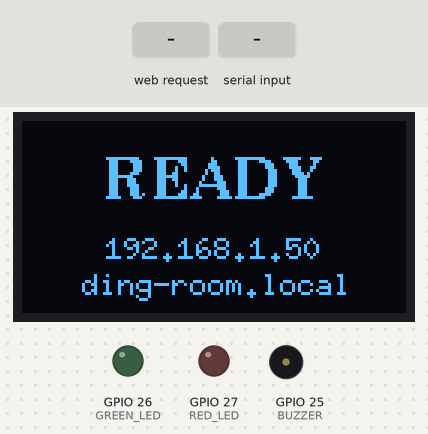
Simulated run of this sketch. Board: ESP32. Shown: 128×64 one-colour display, output pins drawn as LEDs (lit = HIGH), buzzer (waves = sounding). Dashed ring = blinking. The test bench sets the inputs (shaded band). WiFi joins after 1.5 s; servers stay silent unless stated; what the sketch prints to the serial monitor is not drawn.

Above: at 2.1 s.
2.2 s: HTTP request GET /state?light=1&tv=1&sos=1 received
At 2.46 s:
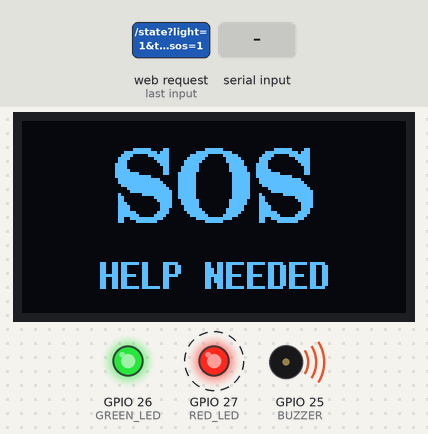
5.2 s: HTTP request GET /state?light=120&tv=120&sos=120 received
At 5.6 s:
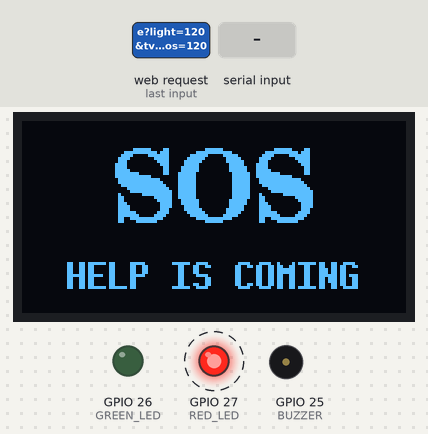
8.2 s: "OK\n" received over Serial
At 8.6 s:
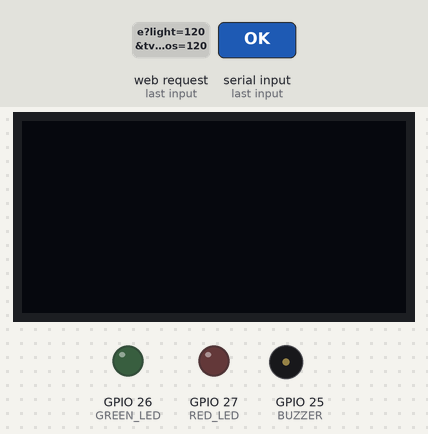
9.7 s: "TV\n" received over Serial
At 10.9 s:
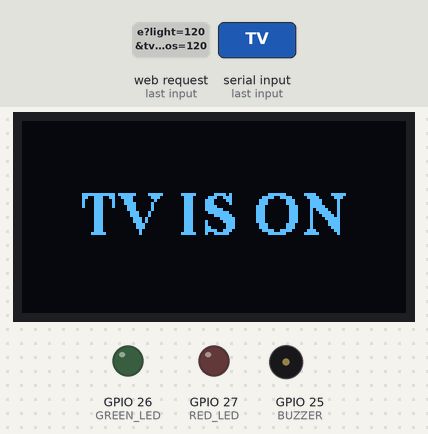
11.2 s: "O\n" received over Serial
At 11.46 s:
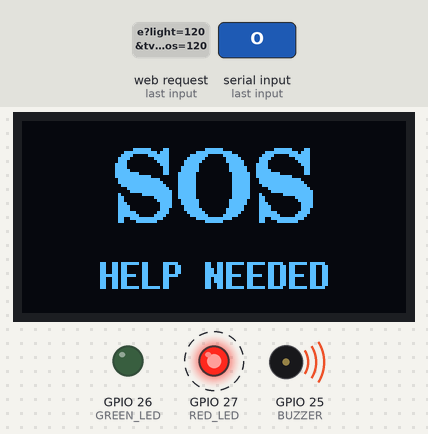
14.2 s: HTTP request GET /state?light=1 received
At 15.1 s:
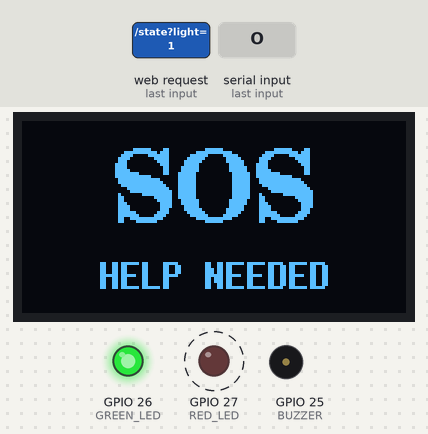
Timing chart, 0 to 18.2 s (numbered marks = the images above; inputs shaded):
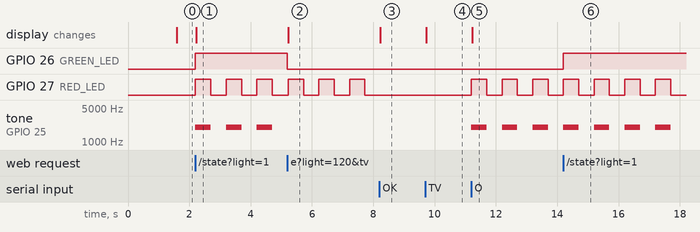

The sketch:

room_esp32.ino
```cpp
// DING room ESP32 (Arduino): the room's Light, TV and SOS alarm, driven by the hub over Wi-Fi.
//
// Wiring (same board as the TV control prototype):
//   OLED SH1106 128x64 I2C  VDD->3V3  GND->GND  SCK->GPIO 22  SDA->GPIO 21   = the TV
//   Green LED  GPIO 26 -> 220R -> LED(+), LED(-) -> GND                       = the light
//   Red LED    GPIO 27 -> 220R -> LED(+), LED(-) -> GND                       = SOS lamp
//   Buzzer     GPIO 25 -> buzzer(+), buzzer(-) -> GND (small buzzer only)     = SOS beep
//
// The hub (code/hub/devices.py) sends the whole room state on every change and every few
// seconds, so a rebooted board catches up by itself:
//   GET http://ding-room.local/state?light=0|1&tv=0|1&sos=0|1|2
//     sos: 0 = off, 1 = help needed (red blinks + beeps), 2 = help is coming (red blinks, quiet)
//   Any parameter may be left out. Replies with the state as JSON; GET / returns it too.
//
// Serial (115200, Newline) still works for bench tests, but a connected hub overrides it
// within a few seconds:  TV | TV OFF | G | G OFF | O (SOS) | OK (stop SOS) | STATUS
//
// Libraries: U8g2 by oliver. WiFi / WebServer / ESPmDNS come with the ESP32 core.
// Wi-Fi must be 2.4 GHz and the same network as the laptop running the hub.

#include <WiFi.h>
#include <WebServer.h>
#include <ESPmDNS.h>
#include <Wire.h>
#include <U8g2lib.h>

// ==========================================
// WI-FI
// ==========================================

const char* WIFI_SSID = "Amarnath\u2019s iPhone";  // the iPhone's name, curly apostrophe and all
const char* WIFI_PASS = "123456789";
const char* HOSTNAME  = "ding-room";               // -> http://ding-room.local
const unsigned long WIFI_RETRY_MS = 15000;          // the hotspot may come up after the board

// ==========================================
// PINS + TIMING
// ==========================================

#define OLED_SDA  21
#define OLED_SCL  22
#define GREEN_LED 26
#define RED_LED   27
#define BUZZER    25

const unsigned long BLINK_INTERVAL = 500;
const int BEEP_HZ = 2000;

U8G2_SH1106_128X64_NONAME_F_HW_I2C display(U8G2_R0, U8X8_PIN_NONE, OLED_SCL, OLED_SDA);
WebServer server(80);

// ==========================================
// ROOM STATE
// ==========================================

bool lightOn = false;
bool tvOn = false;
int sos = 0;                // 0 off, 1 help needed, 2 help is coming
bool heardFromHub = false;  // until then the screen shows READY + the address
bool wifiUp = false;
bool mdnsStarted = false;
unsigned long lastWifiKick = 0;

unsigned long lastBlink = 0;
bool blinkState = false;
bool redraw = true;

// ==========================================
// OLED
// ==========================================

void drawCentered(const char* text, int y) {
  int x = (128 - display.getStrWidth(text)) / 2;
  display.drawStr(x < 0 ? 0 : x, y, text);
}

void drawScreen() {
  display.clearBuffer();

  if (sos) {
    display.setFont(u8g2_font_ncenB24_tr);
    drawCentered("SOS", 34);
    display.setFont(u8g2_font_7x13B_tr);
    drawCentered(sos == 2 ? "HELP IS COMING" : "HELP NEEDED", 56);
  } else if (tvOn) {
    display.setFont(u8g2_font_ncenB14_tr);
    drawCentered("TV IS ON", 38);
  } else if (!heardFromHub) {
    display.setFont(u8g2_font_ncenB14_tr);
    drawCentered("READY", 26);
    display.setFont(u8g2_font_6x10_tr);
    if (wifiUp) {
      drawCentered(WiFi.localIP().toString().c_str(), 46);
      drawCentered("ding-room.local", 58);
    } else {
      drawCentered("Wi-Fi connecting...", 46);
    }
  }
  // TV off with the hub in charge: a dark screen, like a real TV.

  display.sendBuffer();
}

// ==========================================
// OUTPUTS
// ==========================================

void setLight(bool on) {
  if (on == lightOn) return;
  lightOn = on;
  digitalWrite(GREEN_LED, on ? HIGH : LOW);
  Serial.println(on ? "LIGHT ON" : "LIGHT OFF");
}

void setTv(bool on) {
  if (on == tvOn) return;
  tvOn = on;
  redraw = true;
  Serial.println(on ? "TV ON" : "TV OFF");
}

void setSos(int level) {
  level = constrain(level, 0, 2);
  if (level == sos) return;

  if (sos == 0) {
    // Start the blink on the very next loop, not half a second later
    blinkState = false;
    lastBlink = millis() - BLINK_INTERVAL;
  }
  sos = level;

  if (sos != 1) noTone(BUZZER);
  if (sos == 0) digitalWrite(RED_LED, LOW);

  redraw = true;
  Serial.println(sos == 0 ? "SOS OFF" : sos == 1 ? "SOS: HELP NEEDED" : "SOS: HELP IS COMING");
}

void blinkSos() {
  if (!sos || millis() - lastBlink < BLINK_INTERVAL) return;
  lastBlink = millis();
  blinkState = !blinkState;

  digitalWrite(RED_LED, blinkState ? HIGH : LOW);
  if (blinkState && sos == 1) {
    tone(BUZZER, BEEP_HZ);
  } else {
    noTone(BUZZER);
  }
}

// ==========================================
// HTTP (the hub)
// ==========================================

String stateJson() {
  return String("{\"light\":") + (lightOn ? "true" : "false") +
         ",\"tv\":" + (tvOn ? "true" : "false") +
         ",\"sos\":" + sos + "}";
}

void handleState() {
  if (server.hasArg("light")) setLight(server.arg("light") == "1");
  if (server.hasArg("tv"))    setTv(server.arg("tv") == "1");
  if (server.hasArg("sos"))   setSos(server.arg("sos").toInt());

  if (server.args() > 0 && !heardFromHub) {
    heardFromHub = true;
    redraw = true;
    Serial.println("HUB CONNECTED");
  }
  server.send(200, "application/json", stateJson());
}

void handleRoot() {
  server.send(200, "application/json", stateJson());
}

// ==========================================
// WI-FI
// ==========================================

void checkWifi() {
  bool up = WiFi.status() == WL_CONNECTED;
  if (!up && millis() - lastWifiKick > WIFI_RETRY_MS) {
    lastWifiKick = millis();
    WiFi.disconnect();
    WiFi.begin(WIFI_SSID, WIFI_PASS);
  }
  if (up == wifiUp) return;
  wifiUp = up;
  redraw = true;

  if (up) {
    if (mdnsStarted) MDNS.end();
    mdnsStarted = MDNS.begin(HOSTNAME);
    if (mdnsStarted) MDNS.addService("http", "tcp", 80);

    Serial.print("WIFI OK  http://");
    Serial.print(HOSTNAME);
    Serial.print(".local  http://");
    Serial.println(WiFi.localIP());
  } else {
    Serial.println("WIFI LOST, reconnecting...");
  }
}

// ==========================================
// SERIAL (bench testing)
// ==========================================

void printStatus() {
  Serial.print("STATE ");
  Serial.print(stateJson());
  Serial.print("  wifi=");
  Serial.println(wifiUp ? WiFi.localIP().toString() : String("down"));
}

void handleSerial() {
  if (Serial.available() == 0) return;

  String command = Serial.readStringUntil('\n');
  command.trim();
  command.toUpperCase();

  if (command == "TV")          setTv(true);
  else if (command == "TV OFF") setTv(false);
  else if (command == "G")      setLight(true);
  else if (command == "G OFF")  setLight(false);
  else if (command == "O")      setSos(1);
  else if (command == "OK")     setSos(0);
  else if (command == "STATUS") printStatus();
  else if (command.length() > 0) {
    Serial.println("Unknown command! Use: TV, TV OFF, G, G OFF, O, OK, STATUS");
  }
}

// ==========================================
// SETUP
// ==========================================

void setup() {
  Serial.begin(115200);
  Serial.setTimeout(100);

  pinMode(GREEN_LED, OUTPUT);
  pinMode(RED_LED, OUTPUT);
  pinMode(BUZZER, OUTPUT);
  digitalWrite(GREEN_LED, LOW);
  digitalWrite(RED_LED, LOW);
  noTone(BUZZER);

  display.begin();
  drawScreen();

  WiFi.mode(WIFI_STA);
  WiFi.setHostname(HOSTNAME);
  WiFi.setSleep(false);  // modem sleep adds 100+ ms to every command
  WiFi.setAutoReconnect(true);
  WiFi.begin(WIFI_SSID, WIFI_PASS);
  lastWifiKick = millis();

  server.on("/", handleRoot);
  server.on("/state", handleState);
  server.begin();

  Serial.println();
  Serial.println("================================");
  Serial.println("        DING ROOM ESP32");
  Serial.println("================================");
  Serial.println("Green = light, OLED = TV, red + buzzer = SOS");
  Serial.println("Serial: TV, TV OFF, G, G OFF, O, OK, STATUS");
  Serial.print("Wi-Fi: connecting to ");
  Serial.println(WIFI_SSID);
}

// ==========================================
// LOOP
// ==========================================

void loop() {
  checkWifi();
  server.handleClient();
  handleSerial();
  blinkSos();

  if (redraw) {
    redraw = false;
    drawScreen();
  }
}
```

Measured:
- after the input at 2.2 s, GPIO 26 (GREEN_LED): LOW → HIGH at once; GPIO 27 (RED_LED): alternates HIGH for 0.50 s and LOW for 0.50 s, starting at once; tone on GPIO 25 (BUZZER): alternates 2000 Hz for 0.50 s and silent for 0.50 s, starting at once; the display: changes at once (image 1)
- after the input at 5.2 s, GPIO 26 (GREEN_LED): HIGH → LOW at once; tone on GPIO 25 (BUZZER): stops changing and stays silent; the display: changes at once (image 2)
- after the input at 8.2 s, GPIO 27 (RED_LED): stays LOW (without the input it goes to HIGH after 0.03 s); the display: changes at once (image 3)
- after the input at 9.7 s, the display: changes at once (image 4)
- after the input at 11.2 s, GPIO 27 (RED_LED): alternates HIGH for 0.50 s and LOW for 0.50 s, starting at once; tone on GPIO 25 (BUZZER): alternates 2000 Hz for 0.50 s and silent for 0.50 s, starting at once; the display: changes at once (image 5)
- after the input at 14.2 s, GPIO 26 (GREEN_LED): LOW → HIGH at once
